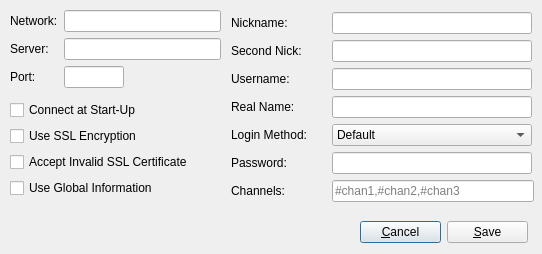
<?xml version="1.0" encoding="UTF-8"?>
<ui version="4.0">
 <class>AddNetworkDlg</class>
 <widget class="QDialog" name="AddNetworkDlg">
  <property name="windowModality">
   <enum>Qt::ApplicationModal</enum>
  </property>
  <property name="enabled">
   <bool>true</bool>
  </property>
  <property name="geometry">
   <rect>
    <x>0</x>
    <y>0</y>
    <width>542</width>
    <height>254</height>
   </rect>
  </property>
  <property name="minimumSize">
   <size>
    <width>542</width>
    <height>254</height>
   </size>
  </property>
  <property name="maximumSize">
   <size>
    <width>542</width>
    <height>254</height>
   </size>
  </property>
  <property name="windowTitle">
   <string>Add Network</string>
  </property>
  <property name="inputMethodHints">
   <set>Qt::ImhNone</set>
  </property>
  <property name="modal">
   <bool>true</bool>
  </property>
  <widget class="QWidget" name="layoutWidget">
   <property name="geometry">
    <rect>
     <x>10</x>
     <y>100</y>
     <width>207</width>
     <height>100</height>
    </rect>
   </property>
   <layout class="QVBoxLayout" name="verticalLayout">
    <item>
     <widget class="QCheckBox" name="connectCkb">
      <property name="text">
       <string>Connect at Start-Up</string>
      </property>
     </widget>
    </item>
    <item>
     <widget class="QCheckBox" name="sslCkb">
      <property name="text">
       <string>Use SSL Encryption</string>
      </property>
     </widget>
    </item>
    <item>
     <widget class="QCheckBox" name="invalidCertCkb">
      <property name="text">
       <string>Accept Invalid SSL Certificate</string>
      </property>
     </widget>
    </item>
    <item>
     <widget class="QCheckBox" name="globalInfoCkb">
      <property name="text">
       <string>Use Global Information</string>
      </property>
     </widget>
    </item>
   </layout>
  </widget>
  <widget class="QWidget" name="layoutWidget">
   <property name="geometry">
    <rect>
     <x>360</x>
     <y>220</y>
     <width>168</width>
     <height>24</height>
    </rect>
   </property>
   <layout class="QHBoxLayout" name="horizontalLayout">
    <item>
     <widget class="QPushButton" name="cancelBtn">
      <property name="text">
       <string>&amp;Cancel</string>
      </property>
     </widget>
    </item>
    <item>
     <widget class="QPushButton" name="saveBtn">
      <property name="text">
       <string>&amp;Save</string>
      </property>
     </widget>
    </item>
   </layout>
  </widget>
  <widget class="QWidget" name="layoutWidget">
   <property name="geometry">
    <rect>
     <x>10</x>
     <y>10</y>
     <width>211</width>
     <height>80</height>
    </rect>
   </property>
   <layout class="QFormLayout" name="formLayout">
    <item row="0" column="0">
     <widget class="QLabel" name="label_9">
      <property name="text">
       <string>Network:</string>
      </property>
     </widget>
    </item>
    <item row="0" column="1">
     <widget class="QLineEdit" name="networkLE"/>
    </item>
    <item row="1" column="0">
     <widget class="QLabel" name="label">
      <property name="text">
       <string>Server:</string>
      </property>
     </widget>
    </item>
    <item row="1" column="1">
     <widget class="QLineEdit" name="serverLE"/>
    </item>
    <item row="2" column="0">
     <widget class="QLabel" name="label_2">
      <property name="text">
       <string>Port:</string>
      </property>
     </widget>
    </item>
    <item row="2" column="1">
     <widget class="QLineEdit" name="portLE">
      <property name="maximumSize">
       <size>
        <width>60</width>
        <height>16777215</height>
       </size>
      </property>
      <property name="inputMethodHints">
       <set>Qt::ImhDigitsOnly</set>
      </property>
      <property name="maxLength">
       <number>5</number>
      </property>
     </widget>
    </item>
   </layout>
  </widget>
  <widget class="QWidget" name="layoutWidget">
   <property name="geometry">
    <rect>
     <x>231</x>
     <y>12</y>
     <width>303</width>
     <height>192</height>
    </rect>
   </property>
   <layout class="QFormLayout" name="formLayout_2">
    <item row="0" column="0">
     <widget class="QLabel" name="label_3">
      <property name="text">
       <string>Nickname:</string>
      </property>
     </widget>
    </item>
    <item row="0" column="1">
     <widget class="QLineEdit" name="nickLE">
      <property name="enabled">
       <bool>true</bool>
      </property>
      <property name="minimumSize">
       <size>
        <width>200</width>
        <height>0</height>
       </size>
      </property>
      <property name="maximumSize">
       <size>
        <width>200</width>
        <height>16777215</height>
       </size>
      </property>
     </widget>
    </item>
    <item row="1" column="0">
     <widget class="QLabel" name="label_4">
      <property name="text">
       <string>Second Nick:</string>
      </property>
     </widget>
    </item>
    <item row="1" column="1">
     <widget class="QLineEdit" name="nick2LE">
      <property name="minimumSize">
       <size>
        <width>200</width>
        <height>0</height>
       </size>
      </property>
      <property name="maximumSize">
       <size>
        <width>200</width>
        <height>16777215</height>
       </size>
      </property>
     </widget>
    </item>
    <item row="2" column="0">
     <widget class="QLabel" name="label_5">
      <property name="text">
       <string>Username:</string>
      </property>
     </widget>
    </item>
    <item row="2" column="1">
     <widget class="QLineEdit" name="usernameLE">
      <property name="minimumSize">
       <size>
        <width>200</width>
        <height>0</height>
       </size>
      </property>
      <property name="maximumSize">
       <size>
        <width>200</width>
        <height>16777215</height>
       </size>
      </property>
     </widget>
    </item>
    <item row="3" column="0">
     <widget class="QLabel" name="label_6">
      <property name="text">
       <string>Real Name:</string>
      </property>
     </widget>
    </item>
    <item row="3" column="1">
     <widget class="QLineEdit" name="realNameLE">
      <property name="minimumSize">
       <size>
        <width>200</width>
        <height>0</height>
       </size>
      </property>
      <property name="maximumSize">
       <size>
        <width>200</width>
        <height>16777215</height>
       </size>
      </property>
     </widget>
    </item>
    <item row="4" column="0">
     <widget class="QLabel" name="label_7">
      <property name="sizePolicy">
       <sizepolicy hsizetype="Preferred" vsizetype="Preferred">
        <horstretch>0</horstretch>
        <verstretch>0</verstretch>
       </sizepolicy>
      </property>
      <property name="minimumSize">
       <size>
        <width>95</width>
        <height>0</height>
       </size>
      </property>
      <property name="maximumSize">
       <size>
        <width>95</width>
        <height>16777215</height>
       </size>
      </property>
      <property name="text">
       <string>Login Method:</string>
      </property>
     </widget>
    </item>
    <item row="4" column="1">
     <widget class="QComboBox" name="loginMethodCbo">
      <property name="minimumSize">
       <size>
        <width>200</width>
        <height>0</height>
       </size>
      </property>
      <property name="maximumSize">
       <size>
        <width>200</width>
        <height>16777215</height>
       </size>
      </property>
      <item>
       <property name="text">
        <string>Default</string>
       </property>
      </item>
      <item>
       <property name="text">
        <string>Server Password (/SERVER &lt;PASS&gt;)</string>
       </property>
      </item>
      <item>
       <property name="text">
        <string>NickServ (/msg NickServ Identify &lt;PASS&gt;)</string>
       </property>
      </item>
     </widget>
    </item>
    <item row="5" column="0">
     <widget class="QLabel" name="label_8">
      <property name="text">
       <string>Password:</string>
      </property>
     </widget>
    </item>
    <item row="5" column="1">
     <widget class="QLineEdit" name="passwordLE">
      <property name="minimumSize">
       <size>
        <width>200</width>
        <height>0</height>
       </size>
      </property>
      <property name="maximumSize">
       <size>
        <width>200</width>
        <height>16777215</height>
       </size>
      </property>
      <property name="echoMode">
       <enum>QLineEdit::Password</enum>
      </property>
     </widget>
    </item>
    <item row="6" column="0">
     <widget class="QLabel" name="label_10">
      <property name="text">
       <string>Channels:</string>
      </property>
     </widget>
    </item>
    <item row="6" column="1">
     <widget class="QLineEdit" name="joinChansLE">
      <property name="placeholderText">
       <string>#chan1,#chan2,#chan3</string>
      </property>
     </widget>
    </item>
   </layout>
  </widget>
 </widget>
 <resources/>
 <connections>
  <connection>
   <sender>saveBtn</sender>
   <signal>clicked()</signal>
   <receiver>AddNetworkDlg</receiver>
   <slot>accept()</slot>
   <hints>
    <hint type="sourcelabel">
     <x>526</x>
     <y>221</y>
    </hint>
    <hint type="destinationlabel">
     <x>457</x>
     <y>186</y>
    </hint>
   </hints>
  </connection>
  <connection>
   <sender>cancelBtn</sender>
   <signal>clicked()</signal>
   <receiver>AddNetworkDlg</receiver>
   <slot>reject()</slot>
   <hints>
    <hint type="sourcelabel">
     <x>392</x>
     <y>221</y>
    </hint>
    <hint type="destinationlabel">
     <x>233</x>
     <y>204</y>
    </hint>
   </hints>
  </connection>
 </connections>
</ui>
